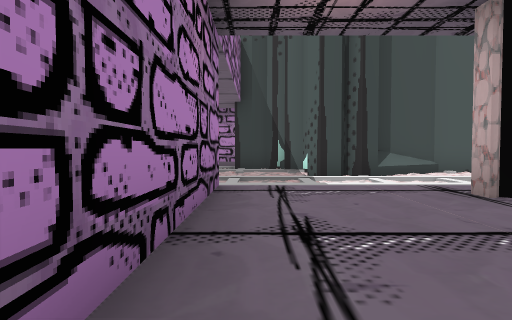
View 1 (above)

24 first-person views from a walk through a 3-D level made in the Godot game engine. The camera is 1.4 m above the floor, tilts 2° down and sees 75° across. Doors that lead somewhere are drawn open, without their leaves. The floor is counted in squares, 2 m on a side. Each view is taken from the middle of a square. On the plan, view 1 faces up. The plan holds only what a view shows up to about 10 squares ahead; the rest is blank. The place goes on beyond the plan. Flat picture figures and markers are not drawn. Characters and animated objects are not drawn.

View 2
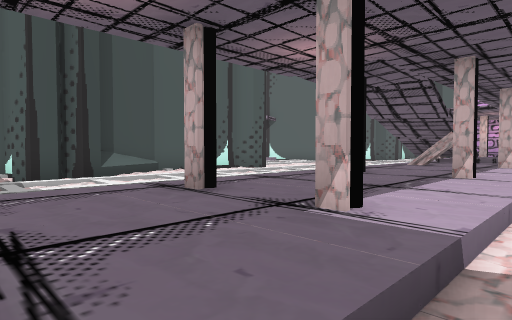

View 3
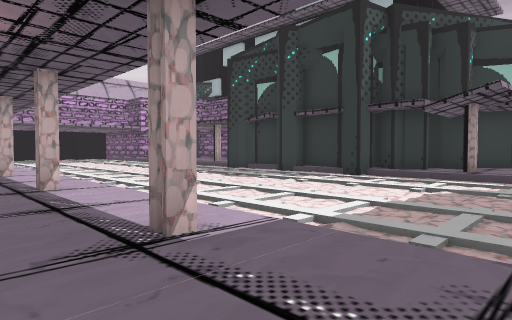

View 4
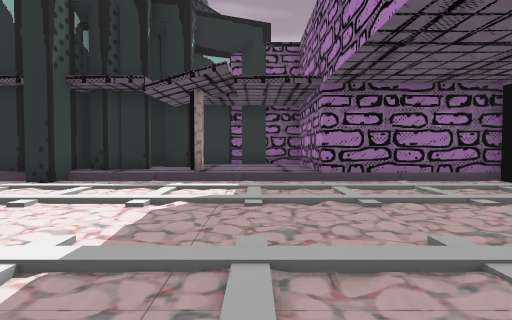

View 5
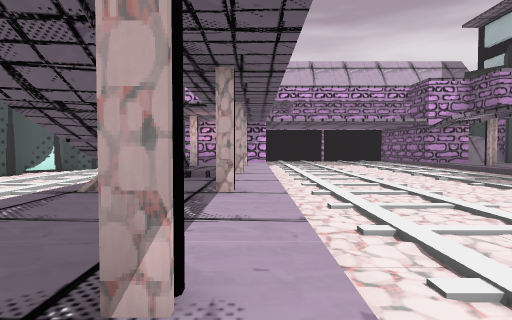

View 6
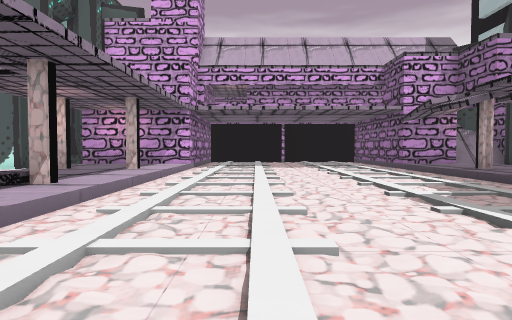

View 7
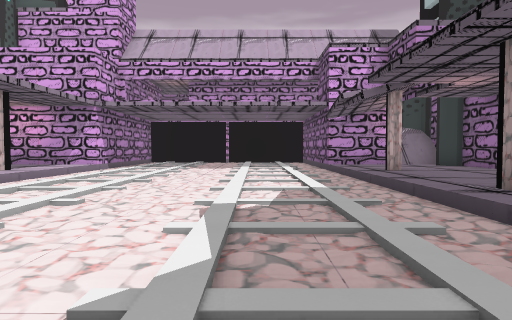

View 8
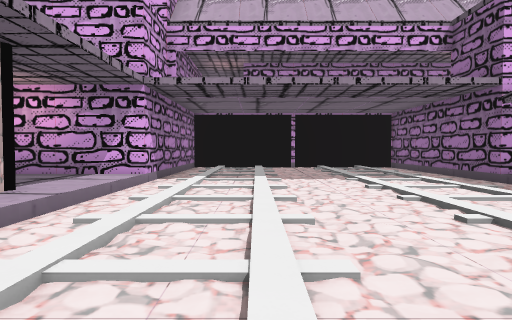

View 9
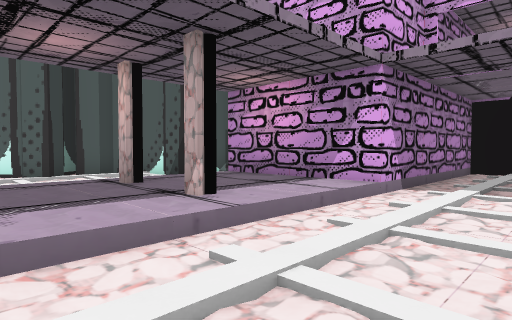

View 10
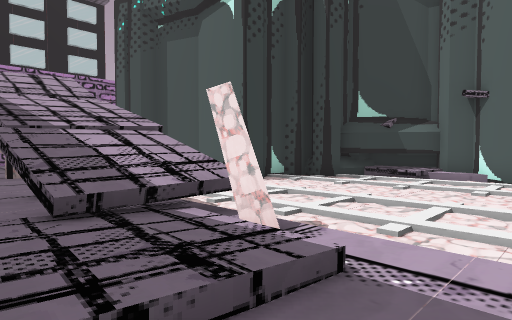

View 11
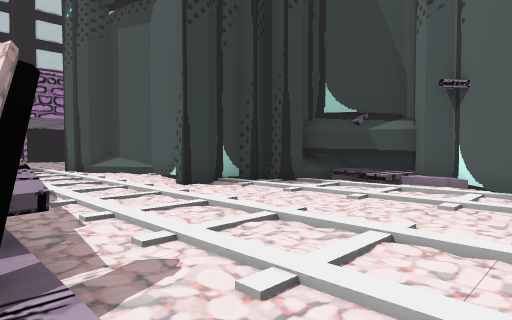

View 12
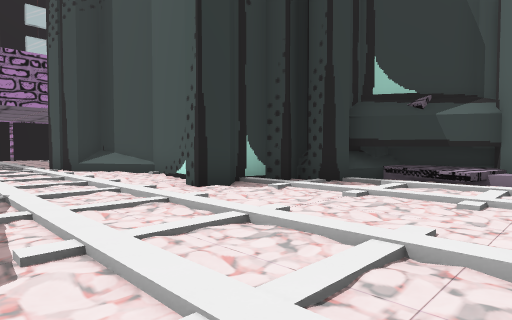

View 13
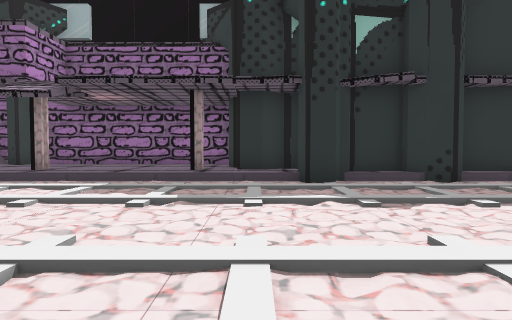

View 14
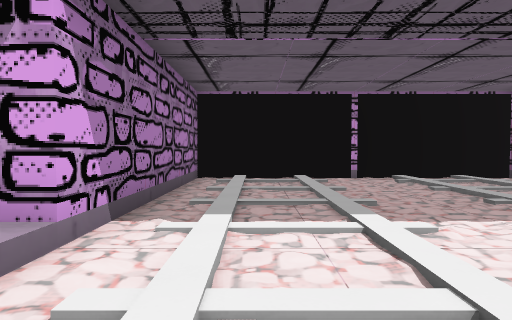

View 15
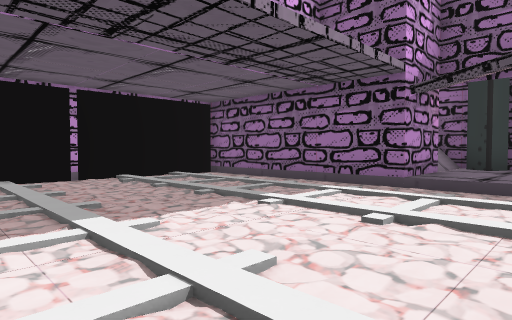

View 16
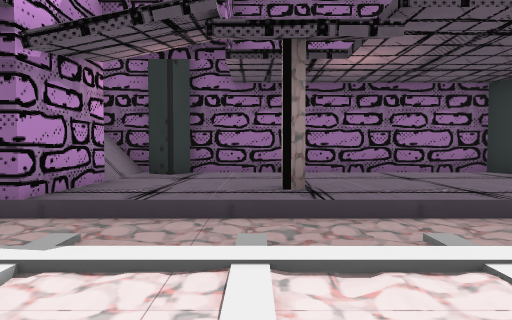

View 17
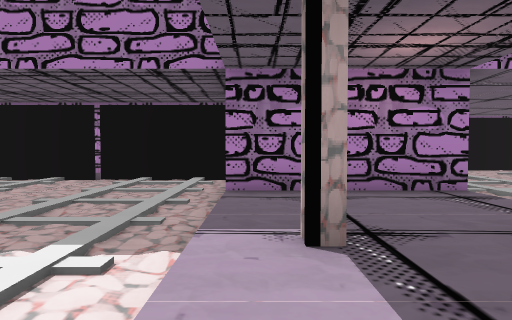

View 18
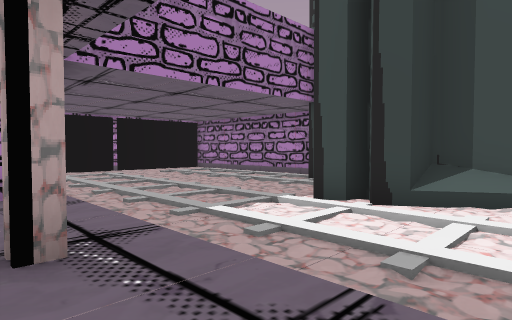

View 19
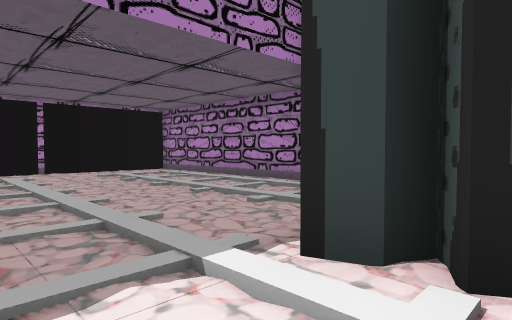

View 20
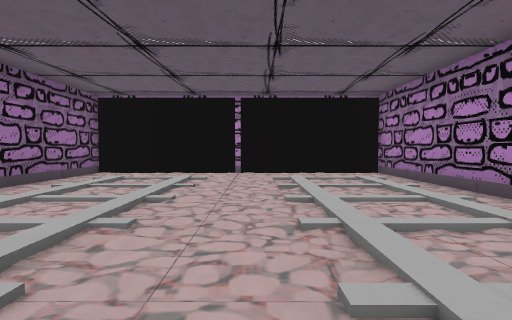

View 21
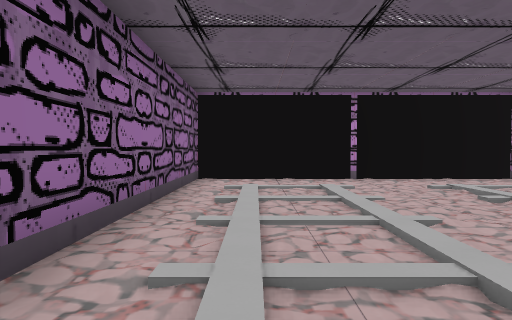

View 22
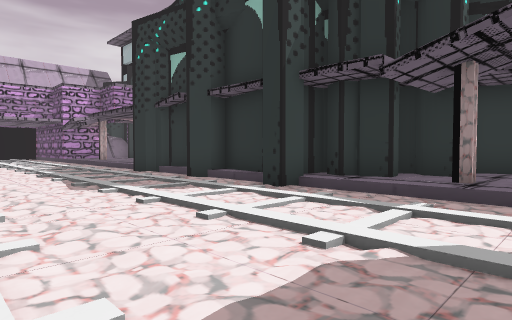

View 23
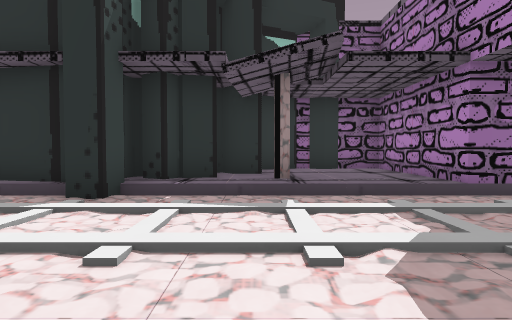

View 24
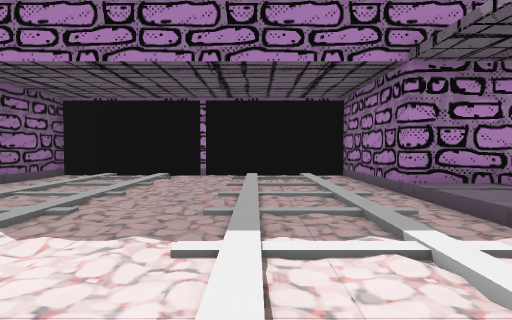

### Floor plan
Key: @ floor where view 1 was taken; # wall or solid block; . main floor; : floor 0.25 m higher than the main floor; + floor 0.5 m higher than the main floor; * floor 0.75 m higher than the main floor; % floor 1.25 m higher than the main floor; & floor 2 m higher than the main floor; / step, stairs or slope; P pillar.
Columns run from 9 left of view 1 to 28 right of it. Each row starts with its distance up from view 1.
 14                     ###
 13 ########           # ##
 12 #.......          ##./..#
 11 #........##       ##.....
 10 #..:::::::#########::::::
  9 #..........##/....#......  ##
  8 #..........#.............  ####
  7 #.............................#
  6 #..:::::::::::::::::::::::::::#
  5 #..............    .......
  4 #########++PP++PP+++/&%P+++PP++#
  3         #++PP++PP+++P&%*/++PP++#
  2         #++PP++PP++PP+/PP++PP++#
  1     #####++PP++PP++PP++PP++PP++#######
  0     #....@...........................#
 -1     #................................#
 -2     #::::::::::::::::::::::::::::::::#
 -3     #................................#
 -4     #................................#
 -5     #................................#
 -6     #::::::::::::::::::::::::::::::::#
 -7     #................................#
 -8     #####++PP++  ##  #+PP++PP+ ###   #
 -9         #++PP###     ##PP++PP+ #
-10         #+++##        #+++++++
-11         #+++#         #+++++++#
-12         #####         #########

Where each view was taken, in squares from view 1:
view 1: 0 up, 0 right, facing up
view 2: 0 up, 0 right, facing up-right
view 3: 3 up, 0 right, facing down-right
view 4: 0 up, 1 right, facing down
view 5: 1 up, 5 right, facing right
view 6: 2 down, 9 right, facing right
view 7: 5 down, 10 right, facing right
view 8: 2 down, 14 right, facing right
view 9: 2 down, 16 right, facing up-right
view 10: 2 up, 16 right, facing up-left
view 11: 4 up, 16 right, facing up-left
view 12: 5 up, 14 right, facing up-left
view 13: 0 up, 13 right, facing down
view 14: 1 down, 19 right, facing right
view 15: 1 down, 19 right, facing down-right
view 16: 4 down, 19 right, facing down
view 17: 1 up, 5 right, facing left
view 18: 3 up, 5 right, facing up-left
view 19: 6 up, 3 right, facing up-left
view 20: 9 up, 1 right, facing left
view 21: 6 up, 0 right, facing left
view 22: 2 down, 1 right, facing down-right
view 23: 2 down, 3 right, facing down
view 24: 2 down, 5 right, facing left
